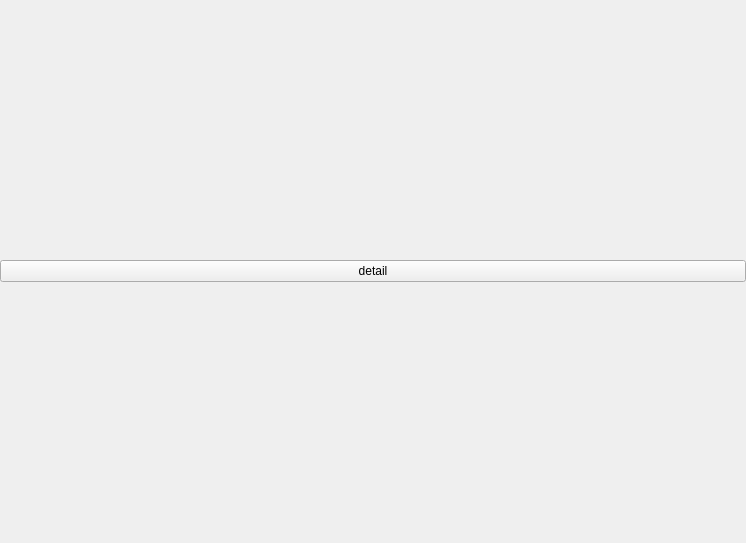
<?xml version="1.0" encoding="UTF-8"?>
<ui version="4.0">
 <class>NovelDetail</class>
 <widget class="QWidget" name="NovelDetail">
  <property name="geometry">
   <rect>
    <x>0</x>
    <y>0</y>
    <width>746</width>
    <height>543</height>
   </rect>
  </property>
  <property name="windowTitle">
   <string>Form</string>
  </property>
  <layout class="QGridLayout" name="gridLayout">
   <property name="leftMargin">
    <number>0</number>
   </property>
   <property name="topMargin">
    <number>0</number>
   </property>
   <property name="rightMargin">
    <number>0</number>
   </property>
   <property name="bottomMargin">
    <number>0</number>
   </property>
   <property name="spacing">
    <number>0</number>
   </property>
   <item row="0" column="0">
    <layout class="QVBoxLayout" name="detail_layout">
     <item>
      <widget class="QPushButton" name="pushButton">
       <property name="text">
        <string>detail</string>
       </property>
      </widget>
     </item>
    </layout>
   </item>
  </layout>
 </widget>
 <resources/>
 <connections/>
</ui>
